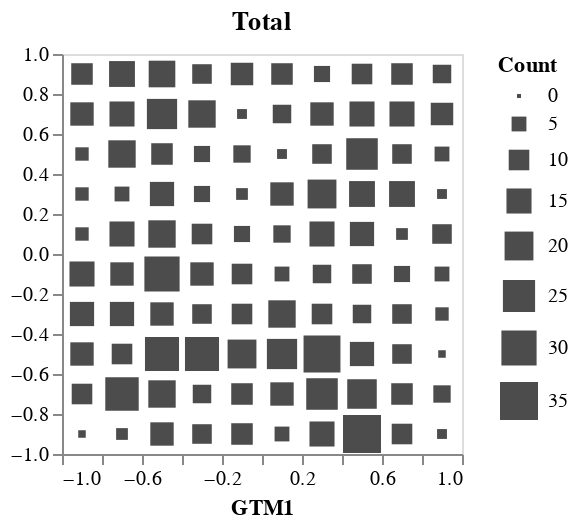

Here is the notebook cell this chart was saved with:
### Markdown cell above
### Inspect examples assigned to each node

### Code cell
mode2_values = df_gtm_X.mode2.value_counts().index.tolist()
mode1_values = df_gtm_X.mode1.value_counts().index.tolist()
mode1_values.sort()
mode2_values.sort()

node_x = 6
node_y = 0
node_df = df_gtm_X[(df_gtm_X['mode1']==mode1_values[node_x]) & (df_gtm_X['mode2']==mode2_values[node_y])]
node_examples = node_df['oid_ztf'].to_list()
print(len(node_examples), *node_examples)
chart_all

### Figure 1 — Vega-Lite specification as saved in the notebook (floating-point values rounded to 4 significant figures)
{"config": {"view": {"continuousWidth": 300, "continuousHeight": 300}}, "data": {"name": "data-a68b482186eedb75eaf94a71f0e1a5ba"}, "mark": {"type": "square"}, "encoding": {"color": {"value": "black"}, "opacity": {"value": 0.7}, "size": {"field": "Count", "type": "quantitative"}, "tooltip": [{"field": "x1", "type": "quantitative"}, {"field": "x2", "type": "quantitative"}, {"field": "Count", "type": "quantitative"}], "x": {"bin": {"minstep": 0.1}, "field": "x1", "title": "GTM1", "type": "quantitative"}, "y": {"bin": {"minstep": 0.1}, "field": "x2", "title": null, "type": "quantitative"}}, "height": 200, "title": "Total", "width": 200, "$schema": "https://vega.github.io/schema/vega-lite/v5.14.1.json", "datasets": {"data-a68b482186eedb75eaf94a71f0e1a5ba": [{"x1": -1.0, "x2": -1.0, "Count": 1.0}, {"x1": -1.0, "x2": -0.7778, "Count": 10.0}, {"x1": -1.0, "x2": -0.5556, "Count": 13.0}, {"x1": -1.0, "x2": -0.3333, "Count": 14.0}, {"x1": -1.0, "x2": -0.1111, "Count": 15.0}, {"x1": -1.0, "x2": 0.1111, "Count": 4.0}, {"x1": -1.0, "x2": 0.3333, "Count": 4.0}, {"x1": -1.0, "x2": 0.5556, "Count": 4.0}, {"x1": -1.0, "x2": 0.7778, "Count": 13.0}, {"x1": -1.0, "x2": 1.0, "Count": 11.0}, {"x1": -0.7778, "x2": -1.0, "Count": 3.0}, {"x1": -0.7778, "x2": -0.7778, "Count": 27.0}, {"x1": -0.7778, "x2": -0.5556, "Count": 10.0}, {"x1": -0.7778, "x2": -0.3333, "Count": 14.0}, {"x1": -0.7778, "x2": -0.1111, "Count": 13.0}, {"x1": -0.7778, "x2": 0.1111, "Count": 15.0}, {"x1": -0.7778, "x2": 0.3333, "Count": 5.0}, {"x1": -0.7778, "x2": 0.5556, "Count": 18.0}, {"x1": -0.7778, "x2": 0.7778, "Count": 15.0}, {"x1": -0.7778, "x2": 1.0, "Count": 16.0}, {"x1": -0.5556, "x2": -1.0, "Count": 13.0}, {"x1": -0.5556, "x2": -0.7778, "Count": 18.0}, {"x1": -0.5556, "x2": -0.5556, "Count": 28.0}, {"x1": -0.5556, "x2": -0.3333, "Count": 13.0}, {"x1": -0.5556, "x2": -0.1111, "Count": 30.0}, {"x1": -0.5556, "x2": 0.1111, "Count": 18.0}, {"x1": -0.5556, "x2": 0.3333, "Count": 14.0}, {"x1": -0.5556, "x2": 0.5556, "Count": 11.0}, {"x1": -0.5556, "x2": 0.7778, "Count": 22.0}, {"x1": -0.5556, "x2": 1.0, "Count": 17.0}, {"x1": -0.3333, "x2": -1.0, "Count": 9.0}, {"x1": -0.3333, "x2": -0.7778, "Count": 8.0}, {"x1": -0.3333, "x2": -0.5556, "Count": 28.0}, {"x1": -0.3333, "x2": -0.3333, "Count": 9.0}, {"x1": -0.3333, "x2": -0.1111, "Count": 13.0}, {"x1": -0.3333, "x2": 0.1111, "Count": 10.0}, {"x1": -0.3333, "x2": 0.3333, "Count": 6.0}, {"x1": -0.3333, "x2": 0.5556, "Count": 6.0}, {"x1": -0.3333, "x2": 0.7778, "Count": 18.0}, {"x1": -0.3333, "x2": 1.0, "Count": 9.0}, {"x1": -0.1111, "x2": -1.0, "Count": 11.0}, {"x1": -0.1111, "x2": -0.7778, "Count": 11.0}, {"x1": -0.1111, "x2": -0.5556, "Count": 20.0}, {"x1": -0.1111, "x2": -0.3333, "Count": 10.0}, {"x1": -0.1111, "x2": -0.1111, "Count": 10.0}, {"x1": -0.1111, "x2": 0.1111, "Count": 6.0}, {"x1": -0.1111, "x2": 0.3333, "Count": 3.0}, {"x1": -0.1111, "x2": 0.5556, "Count": 7.0}, {"x1": -0.1111, "x2": 0.7778, "Count": 2.0}, {"x1": -0.1111, "x2": 1.0, "Count": 12.0}, {"x1": 0.1111, "x2": -1.0, "Count": 5.0}, {"x1": 0.1111, "x2": -0.7778, "Count": 13.0}, {"x1": 0.1111, "x2": -0.5556, "Count": 22.0}, {"x1": 0.1111, "x2": -0.3333, "Count": 18.0}, {"x1": 0.1111, "x2": -0.1111, "Count": 5.0}, {"x1": 0.1111, "x2": 0.1111, "Count": 7.0}, {"x1": 0.1111, "x2": 0.3333, "Count": 13.0}, {"x1": 0.1111, "x2": 0.5556, "Count": 2.0}, {"x1": 0.1111, "x2": 0.7778, "Count": 8.0}, {"x1": 0.1111, "x2": 1.0, "Count": 11.0}, {"x1": 0.3333, "x2": -1.0, "Count": 15.0}, {"x1": 0.3333, "x2": -0.7778, "Count": 24.0}, {"x1": 0.3333, "x2": -0.5556, "Count": 33.0}, {"x1": 0.3333, "x2": -0.3333, "Count": 10.0}, {"x1": 0.3333, "x2": -0.1111, "Count": 8.0}, {"x1": 0.3333, "x2": 0.1111, "Count": 15.0}, {"x1": 0.3333, "x2": 0.3333, "Count": 20.0}, {"x1": 0.3333, "x2": 0.5556, "Count": 9.0}, {"x1": 0.3333, "x2": 0.7778, "Count": 13.0}, {"x1": 0.3333, "x2": 1.0, "Count": 6.0}, {"x1": 0.5556, "x2": -1.0, "Count": 35.0}, {"x1": 0.5556, "x2": -0.7778, "Count": 21.0}, {"x1": 0.5556, "x2": -0.5556, "Count": 14.0}, {"x1": 0.5556, "x2": -0.3333, "Count": 8.0}, {"x1": 0.5556, "x2": -0.1111, "Count": 9.0}, {"x1": 0.5556, "x2": 0.1111, "Count": 14.0}, {"x1": 0.5556, "x2": 0.3333, "Count": 16.0}, {"x1": 0.5556, "x2": 0.5556, "Count": 24.0}, {"x1": 0.5556, "x2": 0.7778, "Count": 15.0}, {"x1": 0.5556, "x2": 1.0, "Count": 10.0}, {"x1": 0.7778, "x2": -1.0, "Count": 10.0}, {"x1": 0.7778, "x2": -0.7778, "Count": 11.0}, {"x1": 0.7778, "x2": -0.5556, "Count": 9.0}, {"x1": 0.7778, "x2": -0.3333, "Count": 9.0}, {"x1": 0.7778, "x2": -0.1111, "Count": 6.0}, {"x1": 0.7778, "x2": 0.1111, "Count": 3.0}, {"x1": 0.7778, "x2": 0.3333, "Count": 16.0}, {"x1": 0.7778, "x2": 0.5556, "Count": 9.0}, {"x1": 0.7778, "x2": 0.7778, "Count": 15.0}, {"x1": 0.7778, "x2": 1.0, "Count": 11.0}, {"x1": 1.0, "x2": -1.0, "Count": 2.0}, {"x1": 1.0, "x2": -0.7778, "Count": 7.0}, {"x1": 1.0, "x2": -0.5556, "Count": 1.0}, {"x1": 1.0, "x2": -0.3333, "Count": 4.0}, {"x1": 1.0, "x2": -0.1111, "Count": 5.0}, {"x1": 1.0, "x2": 0.1111, "Count": 9.0}, {"x1": 1.0, "x2": 0.3333, "Count": 2.0}, {"x1": 1.0, "x2": 0.5556, "Count": 5.0}, {"x1": 1.0, "x2": 0.7778, "Count": 12.0}, {"x1": 1.0, "x2": 1.0, "Count": 8.0}]}}
